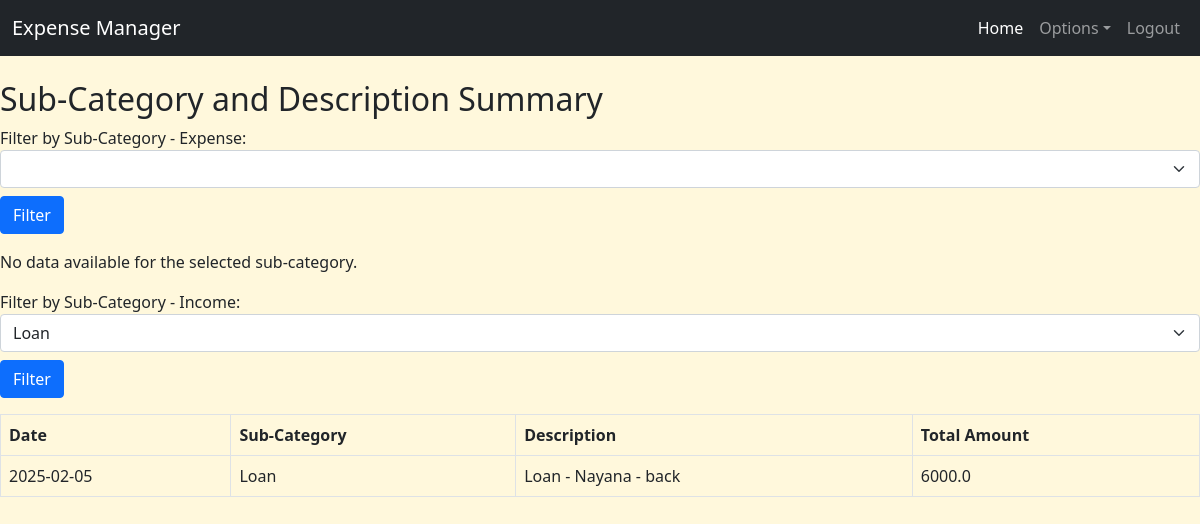
The page /filtersummary (signed in) on the database its author committed.
### app.py (models this page shows)
class IncomeExpenseManager(db.Model):
    id = db.Column(db.Integer, primary_key=True)
    date = db.Column(db.Date, nullable=False)
    from_bank = db.Column(db.String(10), nullable=True)
    to_bank = db.Column(db.String(10), nullable=True)
    category = db.Column(db.String(20), nullable=False)
    sub_category = db.Column(db.String(50), nullable=False)
    description = db.Column(db.String(100), nullable=False)
    amount = db.Column(db.Float, nullable=False)
    user_id = db.Column(db.Integer, db.ForeignKey('user.id'), nullable=False)  # NEW: Link expense to user
    user = db.relationship('User', backref=db.backref('expenses', lazy=True))  # NEW: Relationship

### app.py (the view)
@app.route('/filtersummary')
@login_required
def category_filter():
    categories = ["expense", "income"] #"saving", "investment",
    category_data = {}
    for category in categories:
        sub_categories = db.session.query(IncomeExpenseManager.sub_category).filter(IncomeExpenseManager.category == category, IncomeExpenseManager.user_id == current_user.id).distinct().all()
        sub_categories = [row[0] for row in sub_categories]  # Extract values
        selected_sub_category = request.args.get(f'sub_category_{category}', sub_categories[0] if sub_categories else None)
        sub_cat_des_summary = (db.session.query(IncomeExpenseManager.date, IncomeExpenseManager.sub_category, IncomeExpenseManager.description, db.func.sum(IncomeExpenseManager.amount).label('total_amount')).filter(IncomeExpenseManager.sub_category == selected_sub_category, IncomeExpenseManager.category == category, IncomeExpenseManager.user_id == current_user.id).group_by(IncomeExpenseManager.date, IncomeExpenseManager.sub_category, IncomeExpenseManager.description).order_by(IncomeExpenseManager.date.desc(), db.func.sum(IncomeExpenseManager.amount).desc()).all())
        category_data[category] = {
            "sub_categories": sub_categories,
            "selected_sub_category": selected_sub_category,
            "sub_cat_des_summary": sub_cat_des_summary
        }
    return render_template("category_Filter.html", category_data=category_data)

### app.py (called while the page is built)
@login_manager.user_loader
def load_user(user_id):
    return User.query.get(int(user_id))  # Fetch user from database

### templates/category_filter.html
{% extends 'base.html' %}
{% block content %}
<h2 class="mt-4">Sub-Category and Description Summary</h2>
{% for category, data in category_data.items() %}
    <form method="GET" action="{{ url_for('category_filter') }}" class="mb-3">
        <label for="sub_category_{{ category }}">Filter by Sub-Category - {{ category.capitalize() }}:</label>
        <select name="sub_category_{{ category }}" id="sub_category_{{ category }}" class="form-select">
            {% for sub_category in data.sub_categories %}
            <option value="{{ sub_category }}" {% if sub_category == data.selected_sub_category %}selected{% endif %}>
                {{ sub_category }}
            </option>
            {% endfor %}
        </select>
        <button type="submit" class="btn btn-primary mt-2">Filter</button>
    </form>
    {% if data.sub_cat_des_summary %}
    <table class="table table-bordered table-hover">
        <thead>
            <tr>
                <th scope="col">Date</th>
                <th scope="col">Sub-Category</th>
                <th scope="col">Description</th>
                <th scope="col">Total Amount</th>
            </tr>
        </thead>
        <tbody>
            {% for date, sub_category, description, total_amount in data.sub_cat_des_summary %}
            <tr>
                <td>{{ date.strftime('%Y-%m-%d') }}</td>
                <td>{{ sub_category }}</td>
                <td>{{ description }}</td>
                <td>{{ total_amount | round(2) }}</td>
            </tr>
            {% endfor %}
        </tbody>
    </table>
    {% else %}
    <p>No data available for the selected sub-category.</p>
    {% endif %}
{% endfor %}
{% endblock %}

### templates/base.html (style rules this page uses)
body { background-color: cornsilk; }

### rows shown on the page
IncomeExpenseManager: strftime "2025-02-05", sub_category "Loan", description "Loan - Nayana - back", amount "6000.0"

### other values the page prints
{{ category.capitalize() }} "Expense" "Income"
form field value "Loan"
